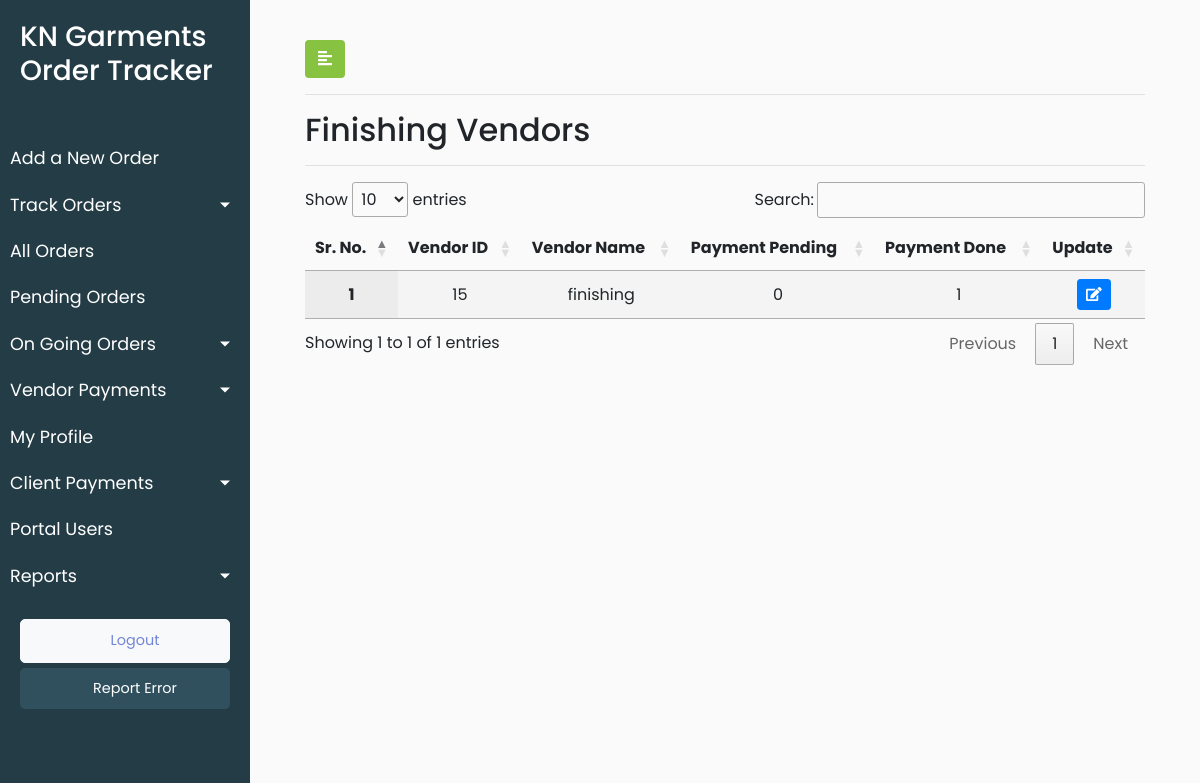
The app's page /finishing_order_vendor_payment/ (signed in), older data.
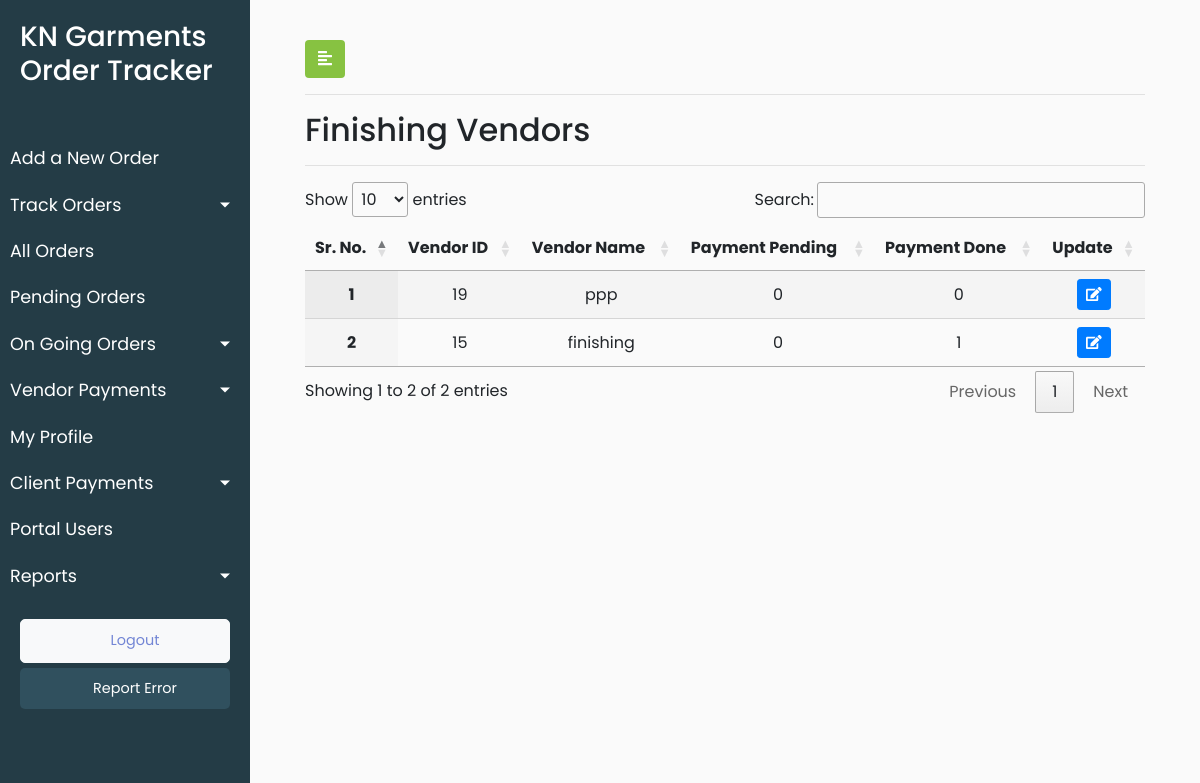
The same page, newer data.
### KNGarment_Order_TrackPro_App/models.py (models this page shows)
class CustomUser(AbstractUser):
    SUPER_ADMIN = 108
    ADMIN = 100
    FABRIC_VENDOR = 1
    STITCHING_VENDOR = 2
    WASHING_VENDOR = 3
    FINISHING_VENDOR = 4
    ROLE_CHOICES = (
      (ADMIN,'admin'),
      (SUPER_ADMIN,'super_admin'),
      (FABRIC_VENDOR,'fabric_vendor'),
      (STITCHING_VENDOR,'stitching_vendor'),
      (WASHING_VENDOR,'washing_vendor'),
      (FINISHING_VENDOR,'finishing_vendor')
    )
    user_role = models.PositiveSmallIntegerField(choices=ROLE_CHOICES,default=ADMIN,blank=True)

### KNGarment_Order_TrackPro_App/views.py (the view)
# urls.py: path('finishing_order_vendor_payment/',views.finishing_order_vendor_payment,name='finishing_order_vendor_payment'),
def finishing_order_vendor_payment(request):
    finishing_list=functions.filtering_vendors(4)
    user_role = request.user.user_role
    data = {'finishing_list':finishing_list,'user_role':user_role}
    return render(request,'KNGarment_Order_TrackPro_App/finishing_order_vendor_payment.html',data)

### KNGarment_Order_TrackPro_App/functions.py (called while the page is built)
def filtering_vendors(vendor_type_parameter):
    vendor_payment_status = [1,2]
    x = list(set(list(CustomUser.objects.filter(user_role=vendor_type_parameter).values_list('pk','username'))))
    vendor_status_list = [vendor_payment_count(a,vendor_payment_status_one) for a in x for vendor_payment_status_one in vendor_payment_status ]
    final = [vendor_status_list[i * 2:(i + 1) * 2] for i in range((len(vendor_status_list) + 2 - 1) // 2 )]
    vendor_dict = dict(zip(x,final))
    return vendor_dict

def vendor_payment_count(a,vendor_payment_status_one):
    if vendor_payment_status_one == 1:
        count = Process.objects.filter(process_customuser_id=CustomUser.objects.get(pk=int(a[0])),process_payment_status=1).all().count()
        return count
    elif vendor_payment_status_one == 2:
        count = Process.objects.filter(process_customuser_id=CustomUser.objects.get(pk=int(a[0])),process_payment_status=2).all().count()
        return count

### KNGarment_Order_TrackPro_App/templates/KNGarment_Order_TrackPro_App/finishing_order_vendor_payment.html (shortened to what this page needs)
{% extends 'KNGarment_Order_TrackPro_App/base.html' %}
{% load static %}
{% block stylesheets %}
<link rel="stylesheet" href="//cdn.datatables.net/1.10.19/css/jquery.dataTables.min.css">
{% endblock stylesheets %}
{% block content %}
        <div id="content">
            <div class="container-fluid">
                <button type="button" id="sidebarCollapse" class="btn" style="background-color: #87c241;color: white">
                    <i class="fas fa-align-left"></i>
                </button>
                <hr>
                <h2>Finishing Vendors</h2>
                <hr>
                 <div>
                       <table id="test_table" class="display" style="width:100%; text-align: center">
                            <thead>
                                <tr>
                                    <th>Sr. No.</th>
                                    <th>Vendor ID</th>
                                    <th>Vendor Name</th>
                                    <th>Payment Pending</th>
                                     <th>Payment Done</th>
                                     <th>Update</th>
                                </tr>
                            </thead>
                               <tbody>
                                {% for key,value in finishing_list.items %}
                                <tr>
                       <th class="text-center" scope="row">{{ forloop.counter }}</th>
                        <td class="text-center">{{ key.0 }}</td>
                        <td class="text-center">{{ key.1 }}</td>
                        <td class="text-center"><a href="{% url 'KNGarment_Order_TrackPro_App:finishing_order_vendor_payment_details'  vendor_id=key.0 payment_status=2 %}"> {{value.1}}</a></td>
                       <td class="text-center"><a href="{% url 'KNGarment_Order_TrackPro_App:finishing_order_vendor_payment_details'  vendor_id=key.0 payment_status=1 %}">{{value.0}}</a></td>
                          <td>
							<button type="button" class="update-book btn btn-sm btn-primary" data-id="">
								<span class="fa fa-edit"></span>
							</button>
						</td>
                                   </tr>
                           {% endfor %}
                            </tbody>
                             </table>
                </div>
            </div>
        </div>
{% endblock content %}

Row changes from the older to the newer data that the page shows:
added CustomUser: id "19", username "ppp", value "0"
Text that changed along with them:
text written by a page script: "Show entries Search: Showing 1 to 1 of 1 entries Previous 1 Next" → "Show entries Search: Showing 1 to 2 of 2 entries Previous 1 Next"
